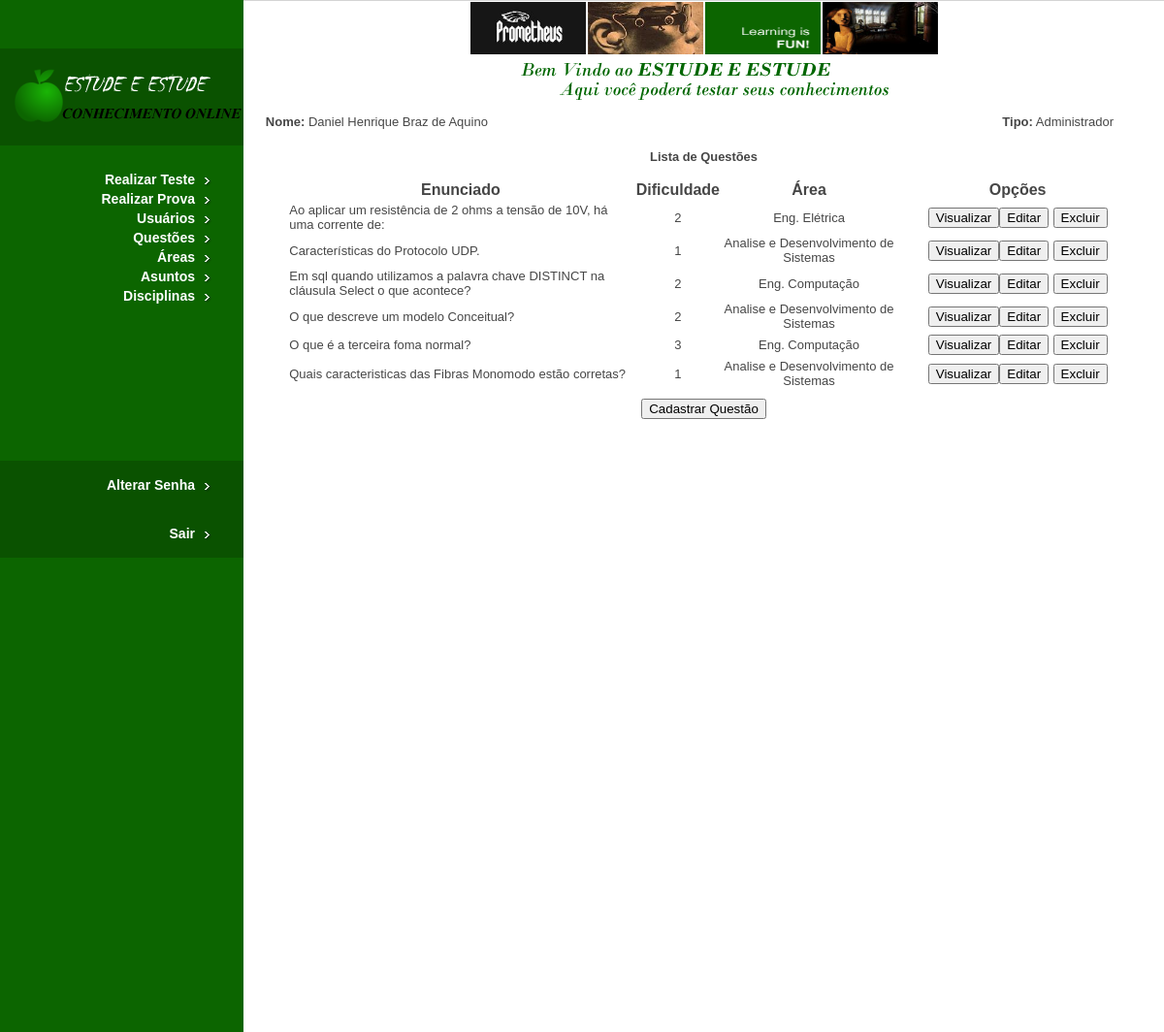
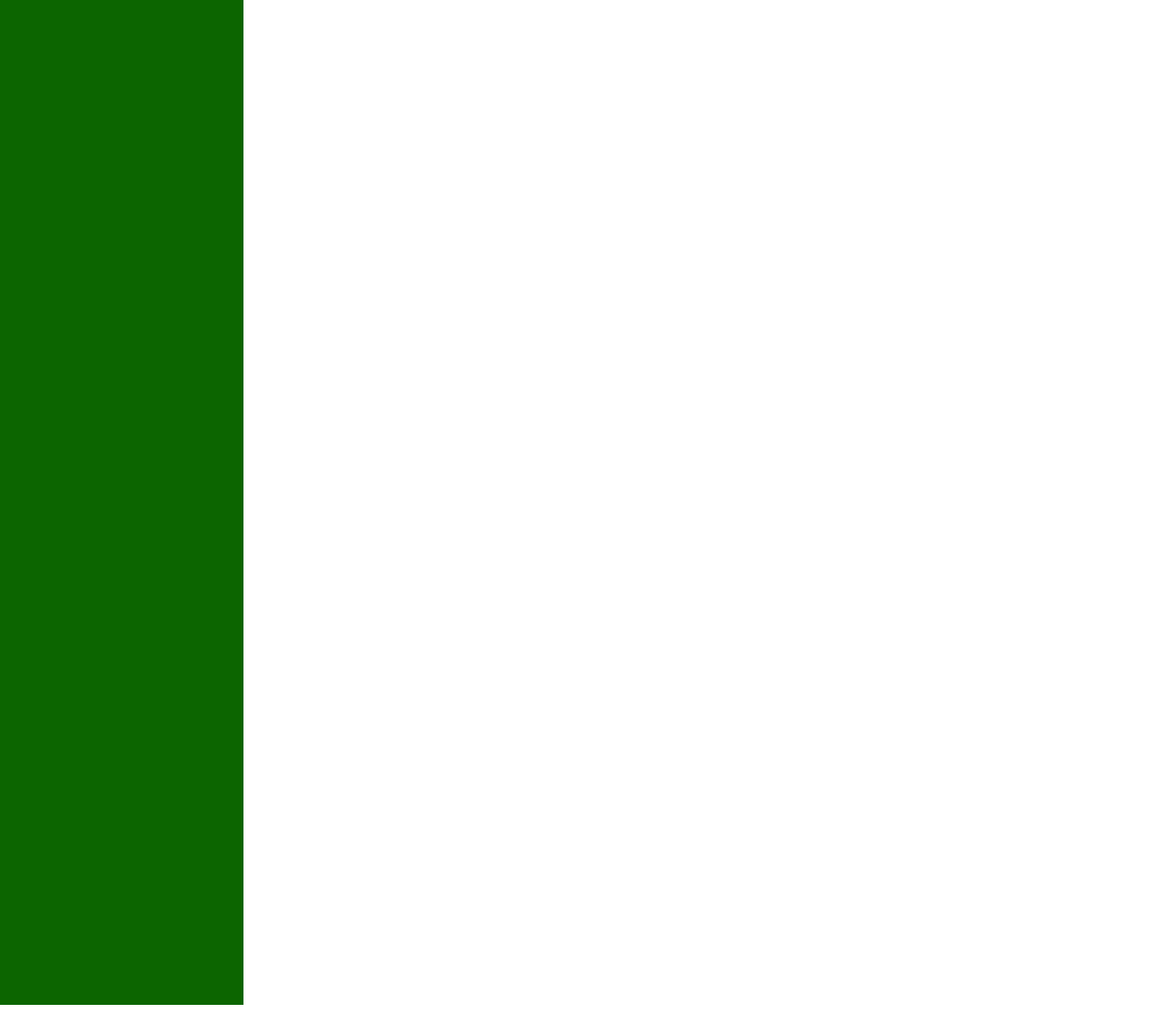
Page /Sistema/questao_lista.php (signed in) on the committed database (2 pictures, top to bottom).
### tables this page shows
CREATE TABLE IF NOT EXISTS `questao` (
  `id` int(11) NOT NULL AUTO_INCREMENT,
  `login_administrador` varchar(25) DEFAULT NULL,
  `cod_area` int(11) DEFAULT NULL,
  `cod_disciplina` int(11) DEFAULT NULL,
  `cod_assunto` int(11) DEFAULT NULL,
  `dificuldade` enum('1','2','3','4','5') NOT NULL,
  `enunciado` varchar(500) NOT NULL,
  `resposta_1` varchar(500) NOT NULL,
  `resposta_2` varchar(500) NOT NULL,
  `resposta_3` varchar(500) NOT NULL,
  `resposta_4` varchar(500) NOT NULL,
  `resposta_5` varchar(500) NOT NULL,
  `alternativa_correta` enum('1','2','3','4','5') NOT NULL,
  `data_cadastro` date NOT NULL,
  `hora_cadastro` time NOT NULL,
  PRIMARY KEY (`id`),
  KEY `login_administrador` (`login_administrador`),
  KEY `cod_area` (`cod_area`),
  KEY `cod_disciplina` (`cod_disciplina`),
  KEY `cod_assunto` (`cod_assunto`),
  KEY `dificuldade` (`dificuldade`)
);

CREATE TABLE IF NOT EXISTS `area` (
  `codigo` int(11) NOT NULL AUTO_INCREMENT,
  `login_administrador` varchar(25) DEFAULT NULL,
  `nome` varchar(50) NOT NULL,
  `data` date NOT NULL,
  `hora` time NOT NULL,
  PRIMARY KEY (`codigo`),
  UNIQUE KEY `nome` (`nome`),
  KEY `login_administrador` (`login_administrador`)
);

### Sistema/questao_lista.php (the view, shortened to what this page needs)
<?php
if (isset($_SESSION['logado']) &&($_SESSION['logado'] != 3)){
	?>
<html>
<head>
<link href="css/style.css" rel="stylesheet" type="text/css" />
</head>
<body>
<div id="leftMain"><a href="home.php"><img src="images/logo.png"
	alt="Estude e Estude" border="0" /></a>
<div id="navbar">
<ul>
<?php
echo '<li><a href="teste_questao.php">Realizar Teste</a></li>';
echo '<li><a href="prova_questao.php">Realizar Prova</a></li>';
if($_SESSION['logado'] == 1)
{
	echo '<li><a href="usuario_lista.php">Usuários</a></li>';
}
if($_SESSION['logado'] != 3)
{
	echo '<li><a href="questao_lista.php">Questões</a></li>';
}
if($_SESSION['logado'] == 1)
{
	echo '<li><a href="area_lista.php">Áreas</a></li>';
	echo '<li><a href="assunto_lista.php">Asuntos</a></li>';
	echo '<li><a href="disciplina_lista.php">Disciplinas</a></li>';
}
?>
</ul>
</div>
<div id="navbarAlt">
<ul>
	<li><a href="senha.php">Alterar Senha</a></li>
</ul>
<ul>
	<li><a href="logout.php">Sair</a></li>
</ul>
</div>
</div>
<div id="mainphotos">
<center><img src="images/picture1.jpg" alt="Photo 1" width="119"
	height="54" /><img src="images/picture2.jpg" alt="Photo 2" width="119"
	height="54" /><img src="images/learning-is-fun.gif"
	alt="Learning is Fun" width="119" height="54" /><img
	src="images/picture3.jpg" alt="Photo 3" width="119" height="54" /></center>
<center><img src="images/welcome.png" alt="Welcome" /></center>
<table align="left" width="900px">
	<tr align="left">
		<td width="2%"></td>
		<td align="left"><font size=2><?php
		echo '<b>Nome:</b> ' . $_SESSION["nome"];
		?></font></td>
		<td align="right"><font size=2><?php
		if($_SESSION['logado'] == 1) $tipo_usuario = 'Administrador';
		echo '<b>Tipo:</b> ' . $tipo_usuario;
		?></font></td>
	</tr>
</table>
<br>
<br>
<center>
<h3>Lista de Questões</h3>
</center>
<form name="form1" method="POST" action="questao_editar.php">
<table border="0" align="center" width="900px">
<?php
$sql = "SELECT id, enunciado, dificuldade, cod_area FROM questao ORDER BY enunciado";
$tabela = mysql_query($sql);
	?>
	<tr>
		<td width="2%"></td>
		<td width="40%">
		<center><b>Enunciado</b></center>
		</td>
		<td width="10%">
		<center><b>Dificuldade</b></center>
		</td>
		<td width="20%">
		<center><b>Área</b></center>
		</td>
		<td width="40%">
		<center><b>Opções</b></center>
		</td>
	</tr>
	<?php
	while($dados = mysql_fetch_row($tabela)){
		$id				= $dados[0];
		$enunciado		= $dados[1];
		$dificuldade	= $dados[2];
		$sql = mysql_query("SELECT nome FROM area WHERE codigo = '".$dados[3]."'");
		if(mysql_num_rows($sql) > 0) $area = mysql_result($sql, 0, 0);
		else $area="<b>Sem categoria</b>";
		?>
	<tr align="center">
		<td width="2%"></td>
		<td align="left"><font size=2><?php echo $enunciado?></font></td>
		<td align="center"><font size=2><?php echo $dificuldade?></font></td>
		<td align="center"><font size=2><?php echo $area?></font></td>
		<td align="center"><input type="button" value="Visualizar"
			onclick="location.href ='questao_visualizar.php?codigo=<?php echo $id?>'"><input
			type="button" value="Editar"
			onclick="location.href = 'questao_editar.php?codigo=<?php echo $id?>'">
		<input type="button" value="Excluir"
			onclick="location.href = 'questao_excluir.php?codigo=<?php echo $id?>'">
		</td>
	</tr>
	<?php
	}
	?>
	<tr>
		<td colspan="5" height="5"></td>
	</tr>
	<tr>
		<td colspan="5" align="center"><input type="submit"
			value="Cadastrar Questão"></td>
	</tr>
</table>
</form>
</div>
</body>
</html>
	<?php
}
else{
	header("Location: login.php");
	exit;
}
?>

### Sistema/css/style.css (style rules this page uses)
html, body { height:250%; }
body { font-family: Verdana, Arial, Helvetica, sans-serif; font-size: 11px; color: #464646; text-decoration: none; background-color: #FFFFFF; margin:0; padding:0; }
#leftMain { display:block; float:left; width:251px; height:100%; background:#0c6500; padding:50px 0; }
#mainphotos { width:1200px; border-top:1px solid #D4D4D4; }
#mainphotos img { padding:1px; border:0; }
div#navbar { width: 251px; display:block; float:left; padding-top:25px; }
div#navbar ul { margin:0; padding:0; }
div#navbar li { list-style-type:none; display:block; float:right; width:251px; height:20px; background-image: url(../images/bg-nav.gif); background-repeat: no-repeat; text-align:right; }
div#navbar li a { display:block; float:left; width:201px; height:20px; text-decoration: none; margin:0; padding:0; color: #FFFFFF; font-family: Arial, Helvetica, sans-serif; font-size: 14px; font-weight:bold; line-height:20px; padding-right:51px; }
div#navbar li a:link { color: #FFFFFF: }
div#navbarAlt { width: 251px; display:block; float:left; padding-top:160px; }
div#navbarAlt ul { margin:0; padding:0; }
div#navbarAlt li { list-style-type:none; display:block; float:right; width:251px; height:50px; background-image: url(../images/bg-nav-alt.gif); background-repeat: no-repeat; text-align:right; }
div#navbarAlt li a { display:block; float:left; width:201px; height:50px; text-decoration: none; margin:0; padding:0; color: #FFFFFF; font-family: Arial, Helvetica, sans-serif; font-size: 14px; font-weight:bold; line-height:50px; padding-right:51px; }
div#navbarAlt li a:link { color: #FFFFFF: }
#special-box-left p, ul { padding:8px 8px 3px 8px; margin:0; }
#special-box-right p, ul { padding:8px 8px 3px 8px; margin:0; }
h1, h2, h3, h4, h5, h6 { margin: 15px 0; }
ul, ol { margin: 15px 0 0 15px; }
a, a:visited { color:#0c6500; text-decoration:underline; font-weight:bold; }

### rows in the picture
questao: enunciado "Ao aplicar um resistência de 2 ohms a tensão de 10V, há uma corrente de:", dificuldade "2", cod_area.nome "Eng. Elétrica"
questao: enunciado "Características do Protocolo UDP.", dificuldade "1", cod_area.nome "Analise e Desenvolvimento de Sistemas"
questao: enunciado "Em sql quando utilizamos a palavra chave DISTINCT na cláusula Select o que acontece?", dificuldade "2", cod_area.nome "Eng. Computação"
questao: enunciado "O que descreve um modelo Conceitual?", dificuldade "2", cod_area.nome "Analise e Desenvolvimento de Sistemas"
questao: enunciado "O que é a terceira foma normal?", dificuldade "3", cod_area.nome "Eng. Computação"
questao: enunciado "Quais caracteristicas das Fibras Monomodo estão corretas?", dificuldade "1", cod_area.nome "Analise e Desenvolvimento de Sistemas"

### other values in the picture
$_SESSION["nome"] "Daniel Henrique Braz de Aquino"
$tipo_usuario "Administrador"
